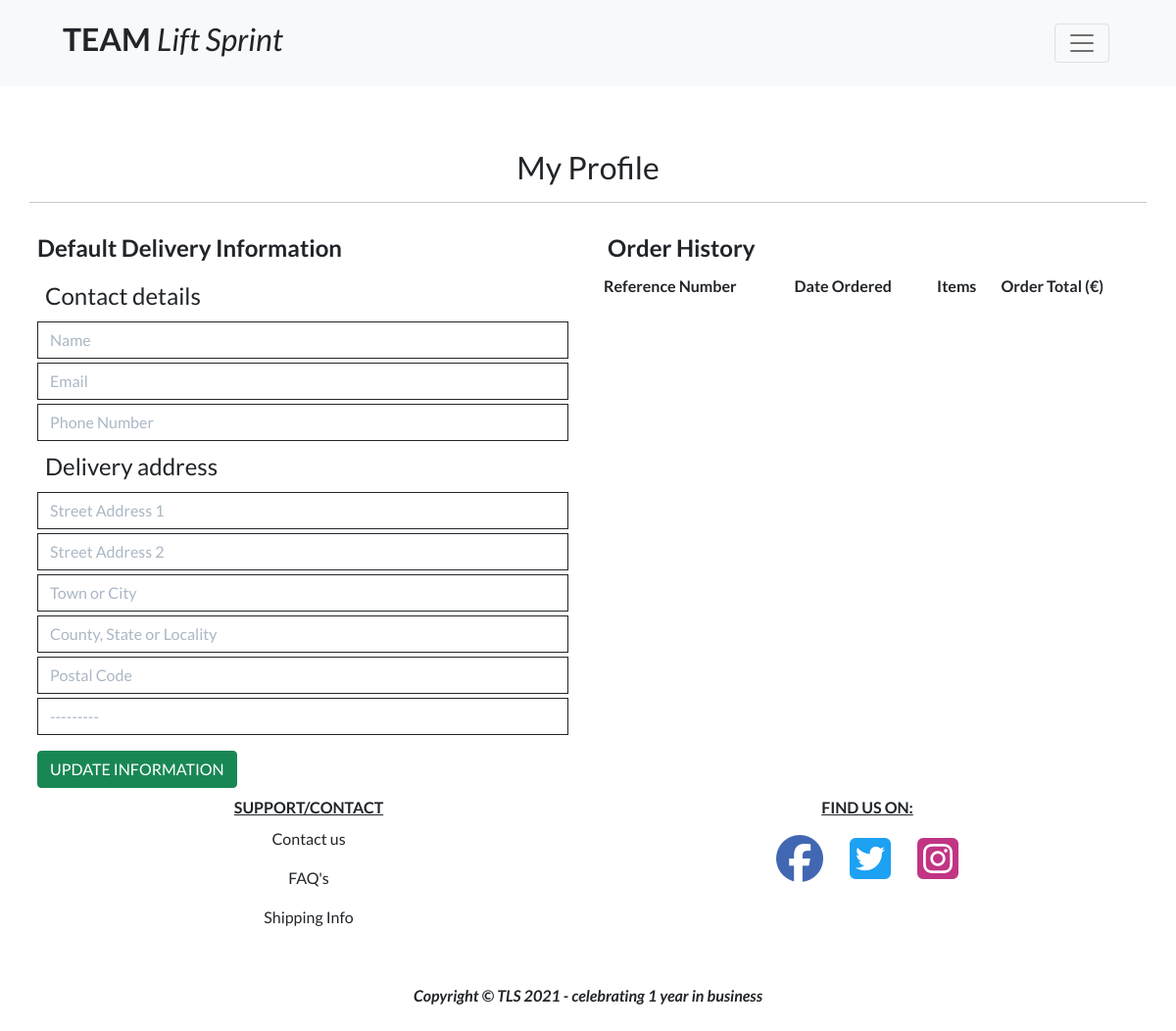
/profile/ (signed in), run on an earlier commit of the app's database.
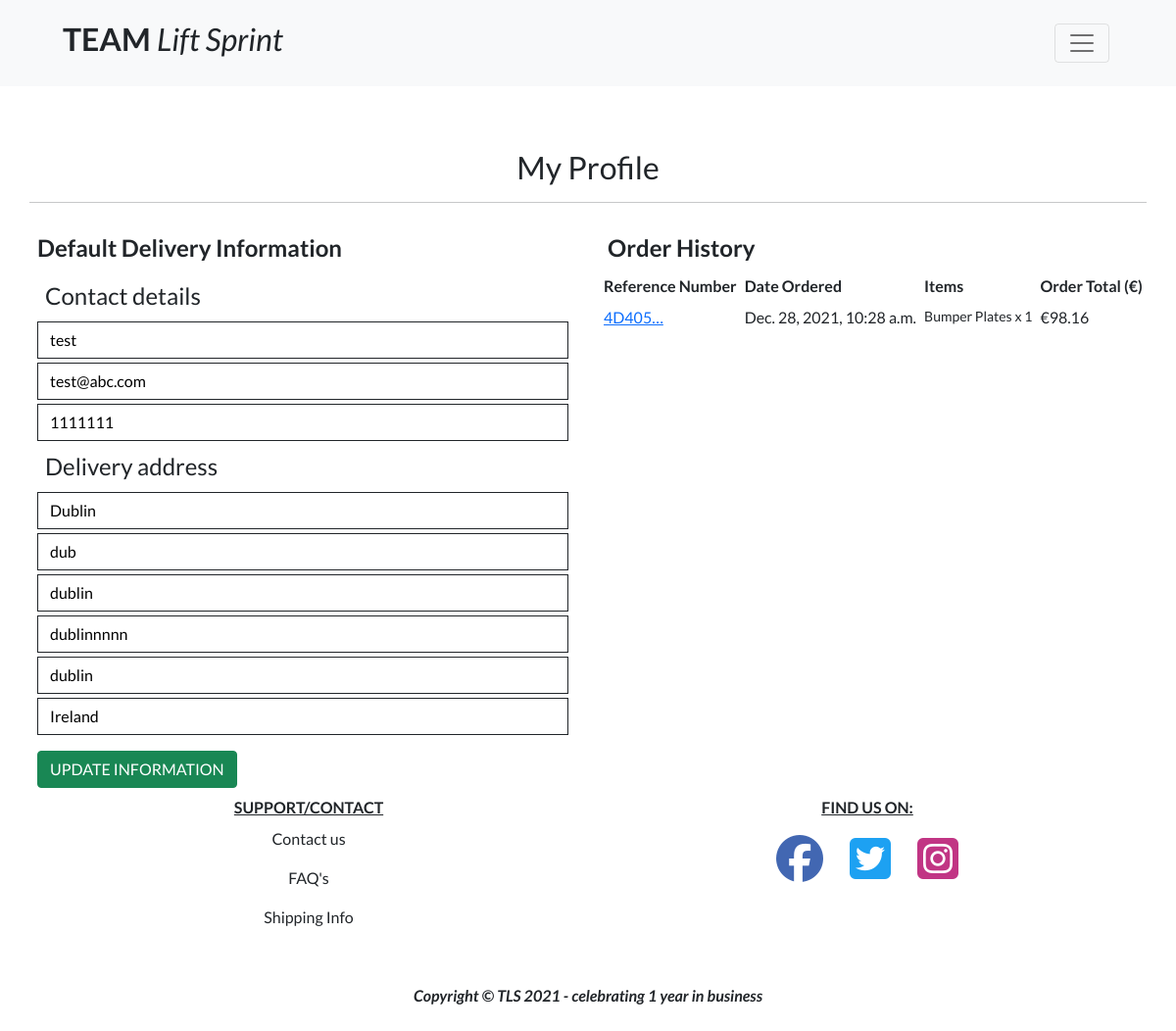
And on a later commit of the database.
### profiles/models.py (models this page shows, shortened)
class UserProfile(models.Model):
    user = models.OneToOneField(User, on_delete=models.CASCADE)
    default_full_name = (models.CharField(max_length=80, null=True, blank=True))
    default_email = (models.EmailField(max_length=100, null=True, blank=True))
    default_phone_number = models.CharField(max_length=20, null=True, blank=True)
    default_street_address1 = models.CharField(max_length=80, null=True, blank=True)
    default_street_address2 = models.CharField(max_length=80, null=True, blank=True)
    default_town_or_city = models.CharField(max_length=40, null=True, blank=True)
    default_county = models.CharField(max_length=80, null=True, blank=True)
    default_postcode = models.CharField(max_length=20, null=True, blank=True)
    default_country = CountryField(blank_label='Country', null=True, blank=True)

### checkout/models.py (models this page shows, shortened)
class Order(models.Model):
    order_number = models.CharField(max_length=32, null=False, editable=False)
    user_profile = models.ForeignKey(UserProfile, on_delete=models.SET_NULL,
                                     null=True, blank=True,
                                     related_name='orders')
    full_name = models.CharField(max_length=50, null=False, blank=False)
    email = models.EmailField(max_length=254, null=False, blank=False)
    phone_number = models.CharField(max_length=20, null=False, blank=False)
    country = CountryField(blank_label='Country *', null=False, blank=False)
    postcode = models.CharField(max_length=20, null=True, blank=True)
    town_or_city = models.CharField(max_length=40, null=False, blank=False)
    street_address1 = models.CharField(max_length=80, null=False, blank=False)
    street_address2 = models.CharField(max_length=80, null=True, blank=True)
    county = models.CharField(max_length=80, null=True, blank=True)
    date = models.DateTimeField(auto_now_add=True)
    delivery_cost = models.DecimalField(
        max_digits=6, decimal_places=2, null=False, default=0)
    order_total = models.DecimalField(
        max_digits=10, decimal_places=2, null=False, default=0)
    grand_total = models.DecimalField(
        max_digits=10, decimal_places=2, null=False, default=0)
    original_bag = models.TextField(null=False, blank=False, default='')
    stripe_pid = models.CharField(
        max_length=254, null=False, blank=False, default='')

class OrderLineItem(models.Model):
    order = models.ForeignKey(
        Order, null=False, blank=False,
        on_delete=models.CASCADE, related_name='lineitems')
    product = models.ForeignKey(
        Product, null=False, blank=False,
        on_delete=models.CASCADE)
    quantity = models.IntegerField(null=False, blank=False, default=0)
    lineitem_total = models.DecimalField(
        max_digits=6, decimal_places=2, null=False,
        blank=False, editable=False)

### products/models.py (models this page shows, shortened)
class Product(models.Model):
    AREA = (
        ('individual', 'Individual'),
        ('team', 'Team'),
        ('universal', 'Universal'),
        )
    category = models.ForeignKey(
        'Category', null=True, blank=True, on_delete=models.SET_NULL)
    sku = models.CharField(max_length=254, null=True, blank=True)
    name = models.CharField(max_length=254)
    description = models.TextField()
    price = models.DecimalField(max_digits=6, decimal_places=2)
    area = models.CharField(max_length=200, null=True, choices=AREA)
    on_sale = models.BooleanField(default=False)
    discount_on_product = models.DecimalField(
        max_digits=4, decimal_places=2, null=True, blank=True)
    image = models.ImageField(null=True, blank=True)

### profiles/views.py (the view)
# urls.py: path('', views.profile, name='profile'),
@login_required
def profile(request):
    profile = get_object_or_404(UserProfile, user=request.user)
    if request.method == 'POST':
        form = UserProfileForm(request.POST, instance=profile)
        if form.is_valid():
            form.save()
            messages.success(request, 'Profile updated successfully')
        else:
            messages.error(request, 'Update failed.\
                Please ensure the form is valid.')
    else:
        form = UserProfileForm(instance=profile)
    orders = profile.orders.all()
    template = 'profiles/profile.html'
    context = {
        'form': form,
        'orders': orders,
        'on_profile_page': True
    }
    return render(request, template, context)

### bag/contexts.py (called while the page is built, shortened)
def bag_contents(request):
    bag_items = []
    total = 0
    product_count = 0
    bag = request.session.get('bag', {})
    if total < settings.FREE_DELIVERY_THRESHOLD:
        delivery = total * Decimal(settings.STANDARD_DELIVERY_PERCENTAGE / 100)
        free_delivery_delta = settings.FREE_DELIVERY_THRESHOLD - total
    else:
        delivery = 0
        free_delivery_delta = 0
    grand_total = delivery + total
    context = {
        'bag_items': bag_items,
        'total': total,
        'product_count': product_count,
        'delivery': delivery,
        'free_delivery_delta': free_delivery_delta,
        'free_delivery_threshold': settings.FREE_DELIVERY_THRESHOLD,
        'grand_total': grand_total,
    }
    return context

### profiles/templates/profiles/profile.html (shortened to what this page needs)
{% extends "base.html" %}
{% load static %}
{% block extra_css %}
    <link rel="stylesheet" href="{% static 'profiles/css/profile.css' %}">
{% endblock %}
{% block page_header %}
    <div class="container position-relative pt-5 p-2 g-0">
    </div>
{% endblock %}
{% block content %}
    <div class="overlay"></div>
    <div class="container position-relative pt-5 g-0">
        <div class="row">
            <div class="col">
                <h2 class="logo-font mt-5 text-center text-capitalize">My profile</h2>
                <hr>
            </div>
        </div>
        <div class="row">
            <div class="col-12 col-lg-6">
                <h4 class="mb-2 mt-md-3 me-2 ms-2 fw-bold">Default Delivery Information</h4>
                <form class="mt-3" action="{% url 'profile' %}" method="POST" id="profile-update-form">
                    <fieldset class="rounded mb-1 me-2 ms-2">
                        <legend class="fieldset-label px-2 w-auto">Contact details</legend>
                        <div class="mb-1">
                            {{ form.default_full_name | as_crispy_field }}
                        </div>
                        <div class="mb-1">
                            {{ form.default_email | as_crispy_field }}
                        </div>
                        <div class="mb-1">
                            {{ form.default_phone_number | as_crispy_field }}
                        </div>
                    </fieldset>
                    <fieldset class="rounded mb-1 me-2 ms-2">
                        <legend class="fieldset-label px-2 w-auto">Delivery address</legend>
                        <div class="mb-1">
                            {{ form.default_street_address1 | as_crispy_field }}
                        </div>
                        <div class="mb-1">
                            {{ form.default_street_address2 | as_crispy_field }}
                        </div>
                        <div class="mb-1">
                            {{ form.default_town_or_city | as_crispy_field }}
                        </div>
                        <div class="mb-1">
                            {{ form.default_county | as_crispy_field }}
                        </div>
                        <div class="mb-1">
                            {{ form.default_postcode | as_crispy_field }}
                        </div>
                        <div class="mb-1">
                            {{ form.default_country | as_crispy_field }}
                        </div>
                    </fieldset>
                    <button class="btn btn-success mt-2 me-2 ms-2 text-uppercase float-right">Update Information</button>
                </form>
            </div>
            <div class="col-12 col-lg-6">
                <h4 class="mb-2 mt-md-3 me-2 ms-2 fw-bold">Order History</h4>
                <div class="order-history table-responsive order-history-mobile">
                    <table class="table table-sm table-borderless">
                        <thead>
                            <tr>
                                <th class = "d-none d-sm-table-cell">Reference Number</th>
                                <th class = "d-none d-sm-table-cell">Date Ordered</th>
                                <th class = "d-none d-sm-table-cell">Items</th>
                                <th class = "d-none d-sm-table-cell">Order Total (€)</th>
                            </tr>
                        </thead>
                        <tbody>
                            {% for order in orders %}
                                <tr>
                                    <td>
                                        <a href="{% url 'order_history' order.order_number %}"
                                        title="{{ order.order_number }}">
                                            {{ order.order_number|truncatechars:6 }}
                                        </a>
                                    </td>
                                    <td>{{ order.date }}</td>
                                    <td>
                                        <ul class="list-unstyled">
                                            {% for item in order.lineitems.all %}
                                                <li class="small">
                                                    {{ item.product.name }} x {{ item.quantity }}
                                                </li>
                                            {% endfor %}
                                        </ul>
                                    </td>
                                    <td>€{{ order.grand_total }}</td>
                                </tr>
                            {% endfor %}
                        </tbody>
                    </table>
                </div>
            </div>
        </div>
    </div>
{% endblock %}

### templates/base.html (shortened to what this page needs)
{% load static %}
<!doctype html>
<html lang="en">
  <head>
    {% block corecss %}
    <link rel="stylesheet" href="https://cdn.jsdelivr.net/npm/bootstrap@5.0.2/dist/css/bootstrap.min.css">
    <link rel="stylesheet" href="{% static 'css/base.css' %}">
    {% endblock %}
    {% block extra_css %}
    {% endblock %}
  </head>
  <body>
    <nav class="navbar navbar-expand-xxl navbar-light bg-light fixed-top p-3">
      <div class="container-fluid px-4 px-lg-5">
        <a class="navbar-brand" href="{% url 'home' %}">
          <h2 class="text-dark site-title"><strong class="text-uppercase">Team </strong><i>Lift Sprint</i></h2>
        </a>
        <button class="navbar-toggler ms-1 ms-lg-0 me-1" type="button" data-bs-toggle="collapse"
          data-bs-target="#navbarSupportedContent" aria-controls="navbarSupportedContent" aria-expanded="false"
          aria-label="Toggle navigation"><span class="navbar-toggler-icon"></span></button>
      </div>
    </nav>
    {% block page_header %}
    {% endblock %}
    {% block content %}
    {% endblock %}
    {% block page_footer %}
    <footer>
      <div class="container">
        <div class="row">
          <div class="col-md-6 col-sm-12 text-center mt-2 my-auto">
            <ul class="list-unstyled">
              <li class = "fw-bold text-uppercase"><u>Support/Contact</u></li>
              <li><a class="nav-link text-dark" href="{% url 'contact' %}" alt="Contact us">Contact us</a></li>
              <li><a class="nav-link text-dark" href="{% url 'faq' %}" alt="FAQ">FAQ's</a></li>
              <li><a class="nav-link text-dark" href="{% url 'shipping_info' %}" alt="Shipping info">Shipping Info</a></li>
            </ul>
          </div>
          <div class="col-md-6 col-sm-12 text-center mt-2">
            <ul class="list-unstyled">
              <li class = "fw-bold text-uppercase"><u>Find us on:</u></li>
            </ul>
            <ul class="list-inline mb-0">
              <li class="list-inline-item me-4">
                <a href="https://www.facebook.com/" rel="noopener" target="_blank"><i class="fab fa-facebook fa-3x" style="color:#4267B2"></i></a>
              </li>
              <li class="list-inline-item me-4">
                <a href="https://twitter.com/" rel="noopener" target="_blank"><i class="fab fa-twitter-square fa-3x" style="color:#1DA1F2"></i></a>
              </li>
              <li class="list-inline-item">
                <a href="https://www.instagram.com/" rel="noopener" target="_blank"><i class="fab fa-instagram-square fa-3x" style="color:#C13584"></i></a>
              </li>
            </ul>
          </div>
        </div>
        <br>
        <div class="row">
          <div class="col text-center my-auto">
            <p class="mt-2 m-0 fst-italic fw-bold">Copyright &copy; TLS 2021 - celebrating 1 year in business</p>
            <br>
          </div>
        </div>
      </div>
    </footer>
    {% endblock %}
  </body>
</html>

### static/css/base.css (style rules this page uses)
html { height: 100%; }
body { font-family: 'Lato'; }
.overlay { height: 100%; width: 100%; top: 0; left: 0; position: fixed; background: white; z-index: -1; }

### profiles/static/profiles/css/profile.css (style rules this page uses)
.order-history { max-height: 416px; overflow-y: auto; }
#profile-update-form .form-control { color: #000; }
#profile-update-form input::placeholder { color: #aab7c4; }
#id_default_country, #id_default_country option:not(:first-child) { color: #000; }

What changed in the data, as far as the page shows it:
changed UserProfile: default_full_name (not shown) → "test"; default_email (not shown) → "test@abc.com"; default_phone_number (not shown) → "1111111"; default_street_address1 (not shown) → "Dublin"; default_street_address2 (not shown) → "dub"; default_town_or_city (not shown) → "dublin"; default_county (not shown) → "dublinnnnn"; default_postcode (not shown) → "dublin"; default_country "---------" → "Ireland"
added Order: order_number "4D405…", date "Dec. 28, 2021, 10:28 a.m.", grand_total "98.16"
added OrderLineItem: product.name "Bumper Plates", quantity "1"
